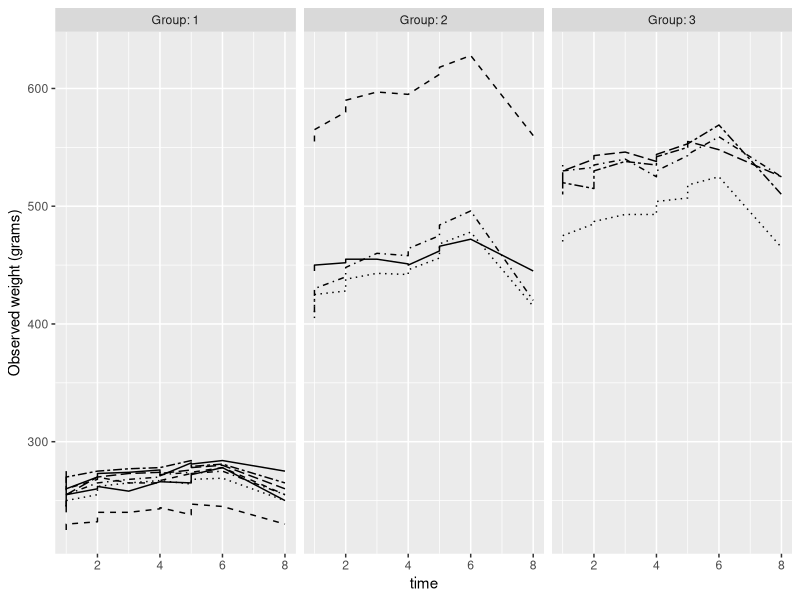
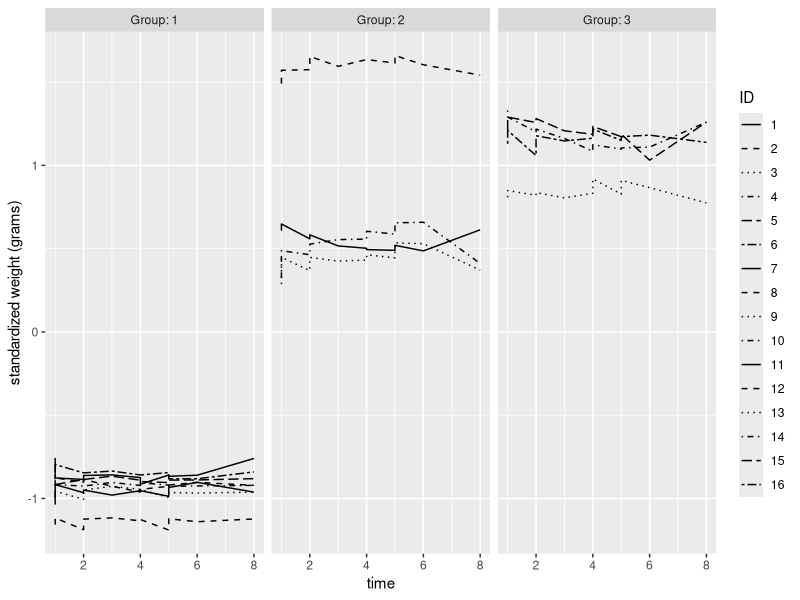
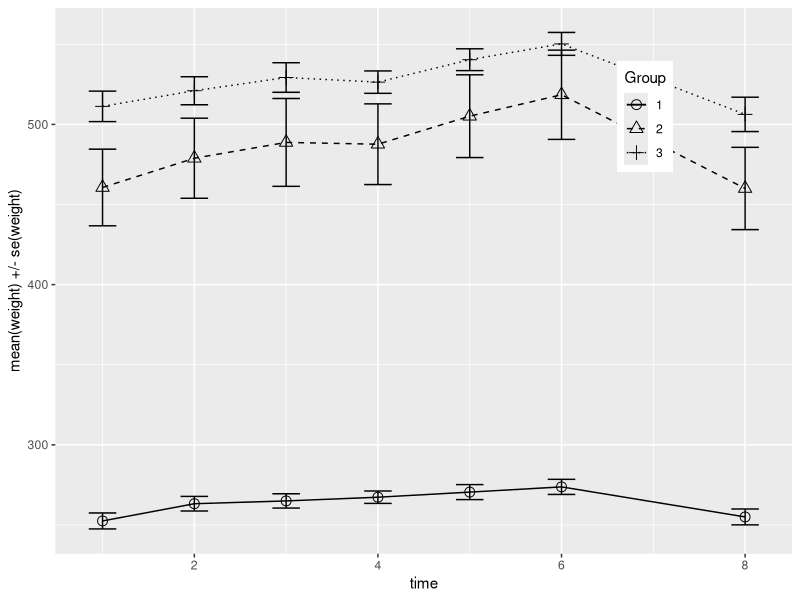
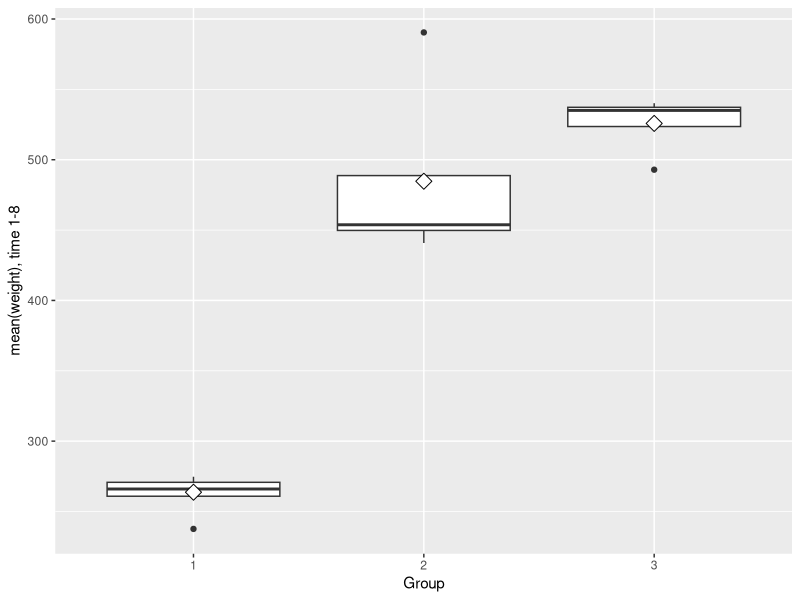
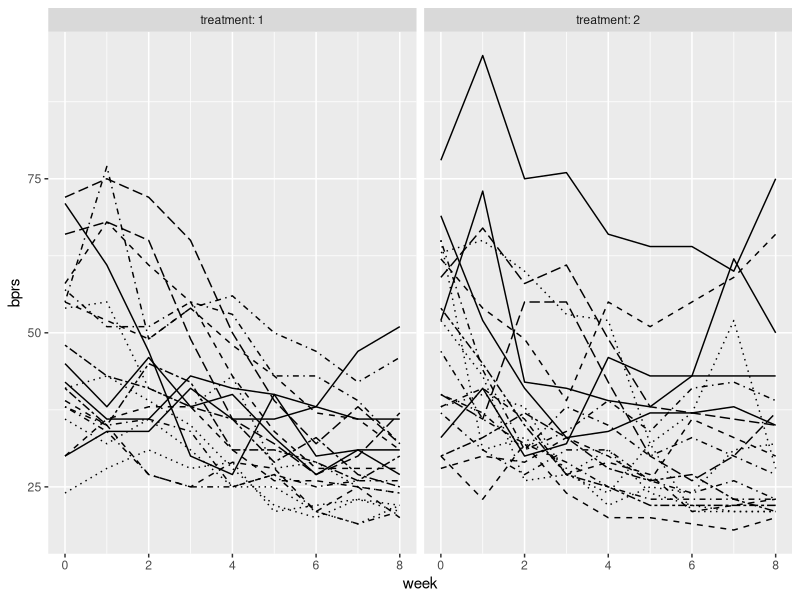
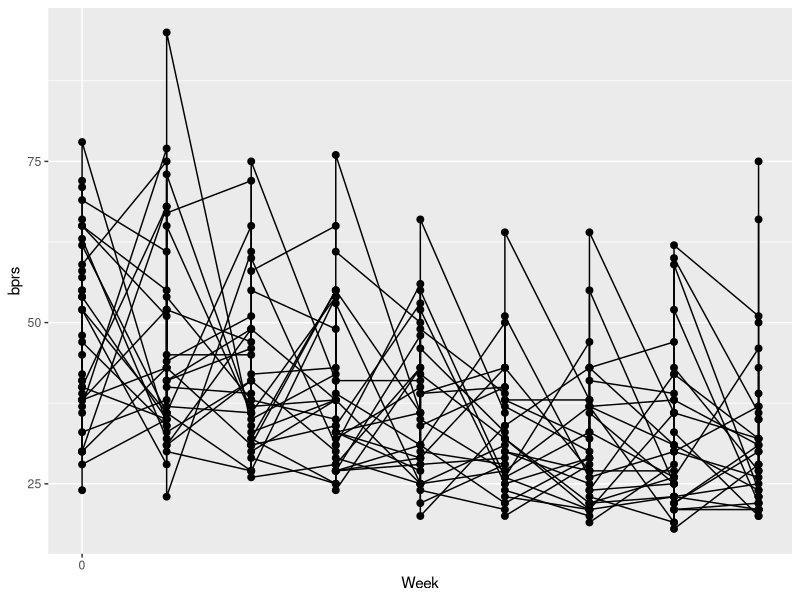
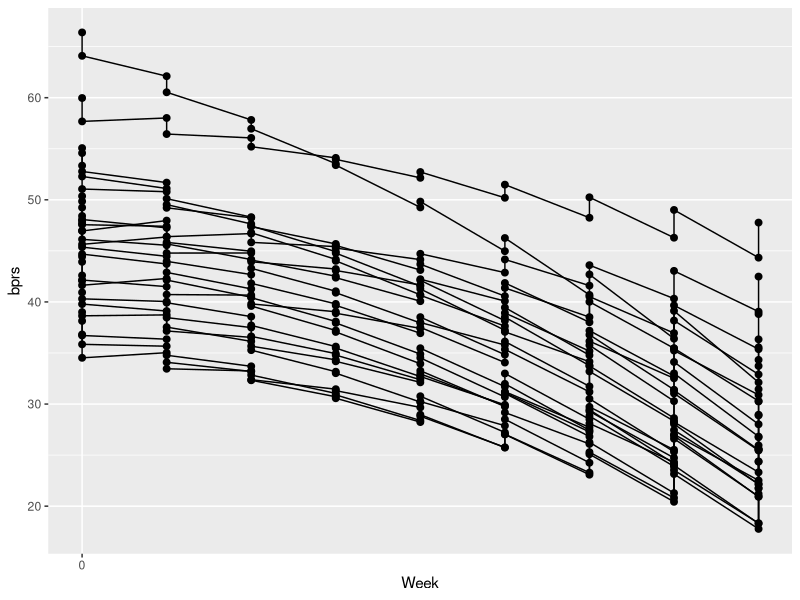

The R script that drew these images, in order:
## ---- chunk 1
knitr::opts_chunk$set(echo = TRUE)
## ---- chunk 2
library(ggplot2)
library(dplyr)
library(tidyr)

RATS <- read.csv("data/rats.csv", header=TRUE)

RATS$ID <- factor(RATS$ID)
RATS$Group <- factor(RATS$Group)

# Draw the plot
ggplot(RATS, aes(x = time, y = rats, linetype = ID)) +
  geom_line() +
  scale_linetype_manual(values = rep(1:10, times=4)) +
  facet_grid(. ~ Group, labeller = label_both) +
  theme(legend.position = "none") + 
  scale_y_continuous(limits = c(min(RATS$rats), max(RATS$rats)), name='Observed weight (grams)')
## ---- chunk 3
# Standardise the variable rats
RATS <- RATS %>%
  group_by(time) %>%
  mutate(stdrats = (rats - mean(rats))/sd(rats) ) %>%
  ungroup()

# Glimpse the data
glimpse(RATS)

# Plot again with the standardised rats
ggplot(RATS, aes(x = time, y = stdrats, linetype = ID)) +
  geom_line() +
  scale_linetype_manual(values = rep(1:10, times=4)) +
  facet_grid(. ~ Group, labeller = label_both) +
  scale_y_continuous(name = "standardized weight (grams)")
## ---- chunk 4
# Number of times
n <- RATS$time %>% unique() %>% length()

# Summary data with mean and standard error of bprs by treatment and week 
RATSS <- RATS %>%
  group_by(Group, time) %>%
  summarise( mean = mean(rats), se = sd(rats)/sqrt(n) ) %>%
  ungroup()

# Glimpse the data
glimpse(RATSS)

# Plot the mean profiles
ggplot(RATSS, aes(x = time, y = mean, linetype = Group, shape = Group)) +
  geom_line() +
  scale_linetype_manual(values = c(1,2,3)) +
  geom_point(size=3) +
  scale_shape_manual(values = c(1,2,3)) +
  geom_errorbar(aes(ymin = mean - se, ymax = mean + se, linetype="1"), width=0.3) +
  theme(legend.position = c(0.8,0.8)) +
  scale_y_continuous(name = "mean(weight) +/- se(weight)")
## ---- chunk 5
# Create a summary data by Group and ID with mean as the summary variable
RATS8S <- RATS %>%
  filter(time > 0) %>%
  group_by(Group, ID) %>%
  summarise( mean=mean(rats) ) %>%
  ungroup()

# Glimpse the data
glimpse(RATS8S)

# Draw a boxplot of the mean versus treatment
ggplot(RATS8S, aes(x = Group, y = mean)) +
  geom_boxplot() +
  stat_summary(fun.y = "mean", geom = "point", shape=23, size=4, fill = "white") +
  scale_y_continuous(name = "mean(weight), time 1-8")
## ---- chunk 6
BPRS <- read.csv("data/bprs.csv", header=TRUE)

BPRS <- BPRS %>%
  group_by(week) %>%
  mutate(stdbprs = (bprs - mean(bprs))/sd(bprs) ) %>%
  ungroup()

BPRS$subject <- factor(BPRS$subject)
BPRS$treatment <- factor(BPRS$treatment)

ggplot(BPRS, aes(x = week, y = bprs, linetype = subject)) +
  geom_line() +
  scale_linetype_manual(values = rep(1:10, times=4)) +
  facet_grid(. ~ treatment, labeller = label_both) +
  theme(legend.position = "none") + 
  scale_y_continuous(limits = c(min(BPRS$bprs), max(BPRS$bprs)))
## ---- chunk 7
# create a regression model BPRS_reg
BPRS_reg <- lm(bprs ~ week + treatment, data = BPRS)

# print out a summary of the model
summary(BPRS_reg)
## ---- chunk 8
# access library lme4
library(lme4)

# Create a random intercept model
BPRS_ref <- lmer(bprs ~ week + treatment + (1 | subject), data = BPRS, REML = FALSE)

# Print the summary of the model
summary(BPRS_ref)

## ---- chunk 9
# create a random intercept and random slope model
BPRS_ref1 <- lmer(bprs ~ week + treatment + (week | subject), data = BPRS, REML = FALSE)

# print a summary of the model
summary(BPRS_ref1)

# perform an ANOVA test on the two models
anova(BPRS_ref1, BPRS_ref)
## ---- chunk 10
# create a random intercept and random slope model
BPRS_ref2 <- lmer(bprs ~ week * treatment + (week | subject), data = BPRS, REML = FALSE)

# print a summary of the model
summary(BPRS_ref2)

# perform an ANOVA test on the two models
anova(BPRS_ref2, BPRS_ref1)

# draw the plot of BPRS
ggplot(BPRS, aes(x = week, y = bprs, group = subject)) +
  #geom_line(aes(linetype = treatment)) +
  geom_line() +
  scale_linetype_manual(values = c(1,2)) +
  geom_point(size=2) +
  scale_shape_manual(values = c(1,2)) +
  scale_x_continuous(name = "Week", breaks = seq(0, 60, 20)) +
  scale_y_continuous(name = "bprs") +
  theme(legend.position = "top")
## ---- chunk 11
# Create a vector of the fitted values
Fitted <- fitted(BPRS_ref2)

# Create a new column fitted to RATSL
BPRS <- BPRS %>%
  mutate(Fitted)

# draw the plot of Fitted BPRS
ggplot(BPRS, aes(x = week, y = Fitted, group = subject)) +
  #geom_line(aes(linetype = treatment)) +
  geom_line() +
  scale_linetype_manual(values = c(1,2)) +
  geom_point(size=2) +
  scale_shape_manual(values = c(1,2)) +
  scale_x_continuous(name = "Week", breaks = seq(0, 60, 20)) +
  scale_y_continuous(name = "bprs") +
  theme(legend.position = "top")
